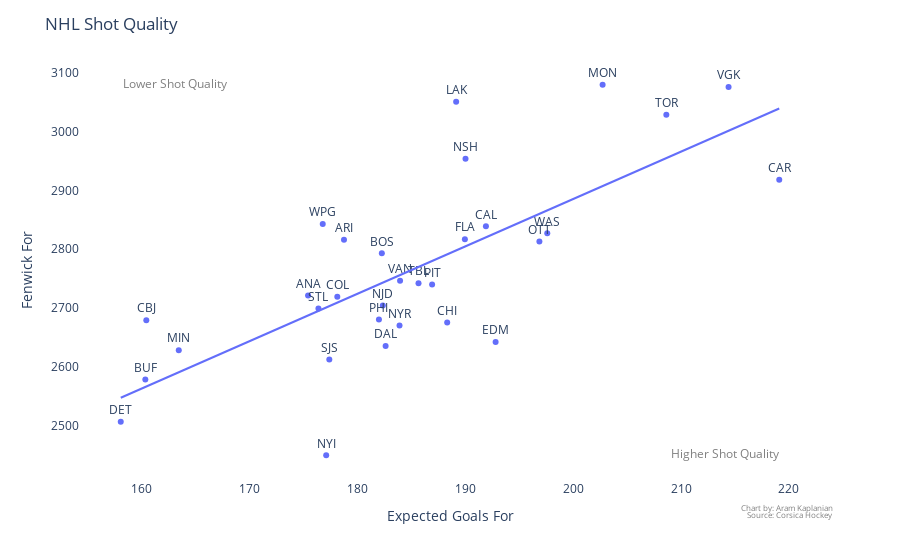

Write notebook code for a chart like this one.
### Code cell
fig = px.scatter(df, x='xGF', y='FF', text="Team", trendline='ols',
                 template='plotly_white')
fig.update_traces(textposition='top center')

fig.add_trace(go.Scatter(
    x=[xlow+5, xhigh-5],
    y=[high, low],
    mode="text",
    text=["Lower Shot Quality",
          "Higher Shot Quality"],
#     textposition="bottom center",
    textfont=dict(
        color="grey"
    )
))
fig.update_layout(title_text="NHL Shot Quality",
                  xaxis_title_text="Expected Goals For",
                  yaxis_title_text='Fenwick For',
                  xaxis_showgrid=False, yaxis_showgrid=False,
                  showlegend=False)
fig.update_xaxes(zeroline=False)
fig.update_yaxes(zeroline=False)

fig.update_layout(annotations=[
       go.layout.Annotation(
            showarrow=False,
            text='Chart by: Aram Kaplanian',
            xanchor='right',
            x=1,
            xref='paper',
            xshift=15,
            yanchor='auto',
            y=-0.1,
            yshift=7,
            yref='paper',
            font=dict(
                size=8,
                color='grey'
            )
        ),go.layout.Annotation(
            showarrow=False,
            text='Source: Corsica Hockey',
            xanchor='right',
            x=1,
            xref='paper',
            xshift=15,
            yanchor='auto',
            y=-0.1,
            yshift=0,
            yref='paper',
            font=dict(
                size=8,
                color='grey'
            ))])
fig.show()
fig.write_image("shot-qual-dots.png")

### Figure 1 — Plotly figure (JSON) as saved in the notebook; plotly's stock layout.template omitted (floating-point values rounded to 4 significant figures)
{"data": [{"hoverlabel": {"namelength": 0}, "hovertemplate": "xGF=%{x}<br>FF=%{y}<br>Team=%{text}", "legendgroup": "", "marker": {"color": "#636efa", "symbol": "circle"}, "mode": "markers+text", "name": "", "showlegend": false, "text": ["WAS", "WPG", "VGK", "VAN", "TOR", "TBL", "STL", "SJS", "PIT", "PHI", "OTT", "NYR", "NYI", "NSH", "NJD", "MON", "MIN", "LAK", "FLA", "EDM", "DET", "DAL", "COL", "CHI", "CAL", "CBJ", "CAR", "BUF", "BOS", "ARI", "ANA"], "textposition": "top center", "type": "scatter", "x": [197.6, 176.8, 214.4, 183.9, 208.6, 185.7, 176.4, 177.4, 186.9, 182.0, 196.9, 183.9, 177.1, 190.0, 182.3, 202.7, 163.4, 189.2, 190.0, 192.8, 158.1, 182.6, 178.1, 188.3, 191.9, 160.4, 219.1, 160.3, 182.3, 178.8, 175.4], "xaxis": "x", "y": [2827, 2843, 3076, 2746, 3029, 2742, 2699, 2612, 2740, 2680, 2813, 2670, 2449, 2954, 2704, 3080, 2628, 3051, 2817, 2642, 2506, 2635, 2719, 2675, 2839, 2679, 2918, 2578, 2793, 2816, 2721], "yaxis": "y"}, {"hoverlabel": {"namelength": 0}, "hovertemplate": "<b>OLS trendline</b><br>FF = 8.06727 * xGF + 1271.89<br>R<sup>2</sup>=0.542606<br><br>xGF=%{x}<br>FF=%{y} <b>(trend)</b>", "legendgroup": "", "marker": {"color": "#636efa", "symbol": "circle"}, "mode": "lines", "name": "", "showlegend": false, "textposition": "top center", "type": "scatter", "x": [158.1, 160.3, 160.4, 163.4, 175.4, 176.4, 176.8, 177.1, 177.4, 178.1, 178.8, 182.0, 182.3, 182.3, 182.6, 183.9, 183.9, 185.7, 186.9, 188.3, 189.2, 190.0, 190.0, 191.9, 192.8, 196.9, 197.6, 202.7, 208.6, 214.4, 219.1], "xaxis": "x", "y": [2547.0, 2565.0, 2566.0, 2590.0, 2687.0, 2695.0, 2698.0, 2701.0, 2703.0, 2709.0, 2714.0, 2740.0, 2742.0, 2743.0, 2745.0, 2755.0, 2756.0, 2770.0, 2780.0, 2791.0, 2798.0, 2804.0, 2805.0, 2820.0, 2827.0, 2860.0, 2866.0, 2907.0, 2955.0, 3002.0, 3040.0], "yaxis": "y"}, {"mode": "text", "text": ["Lower Shot Quality", "Higher Shot Quality"], "textfont": {"color": "grey"}, "type": "scatter", "x": [163.1, 214.1], "y": [3080, 2449]}], "layout": {"annotations": [{"font": {"color": "grey", "size": 8}, "showarrow": false, "text": "Chart by: Aram Kaplanian", "x": 1, "xanchor": "right", "xref": "paper", "xshift": 15, "y": -0.1, "yanchor": "auto", "yref": "paper", "yshift": 7}, {"font": {"color": "grey", "size": 8}, "showarrow": false, "text": "Source: Corsica Hockey", "x": 1, "xanchor": "right", "xref": "paper", "xshift": 15, "y": -0.1, "yanchor": "auto", "yref": "paper", "yshift": 0}], "legend": {"tracegroupgap": 0}, "margin": {"t": 60}, "showlegend": false, "title": {"text": "NHL Shot Quality"}, "xaxis": {"anchor": "y", "domain": [0, 1], "showgrid": false, "title": {"text": "Expected Goals For"}, "zeroline": false}, "yaxis": {"anchor": "x", "domain": [0, 1], "showgrid": false, "title": {"text": "Fenwick For"}, "zeroline": false}}}
